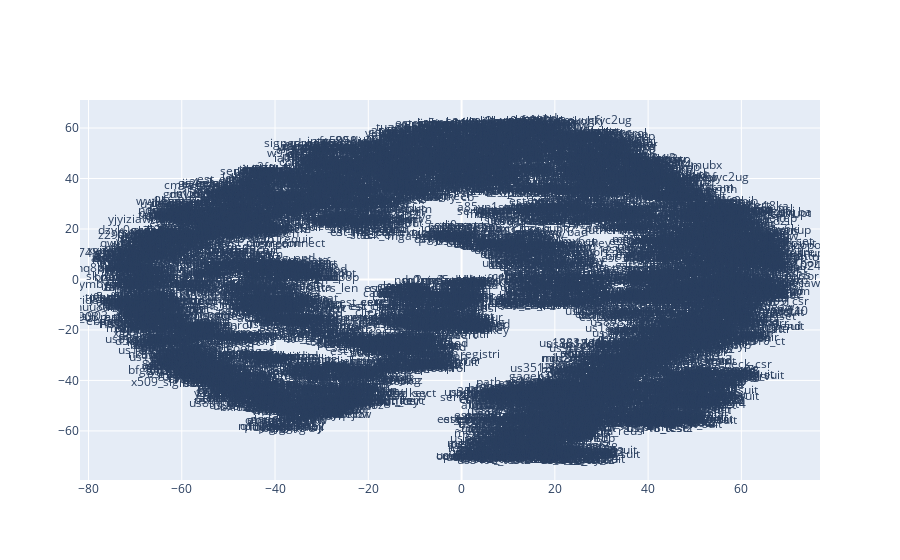

Notebook cell for this chart:
### Code cell
plot_function(x_vals, y_vals, labels)

### Figure 1 — Plotly figure (JSON) as saved in the notebook; plotly's stock layout.template omitted (floating-point values rounded to 4 significant figures; data arrays with more than 128 entries replaced by an {"elided": "..."} marker saying what was removed)
{"data": [{"mode": "text", "text": {"elided": "6957 str values"}, "type": "scatter", "x": {"elided": "6957 float values"}, "y": {"elided": "6957 float values"}}], "layout": {}}
